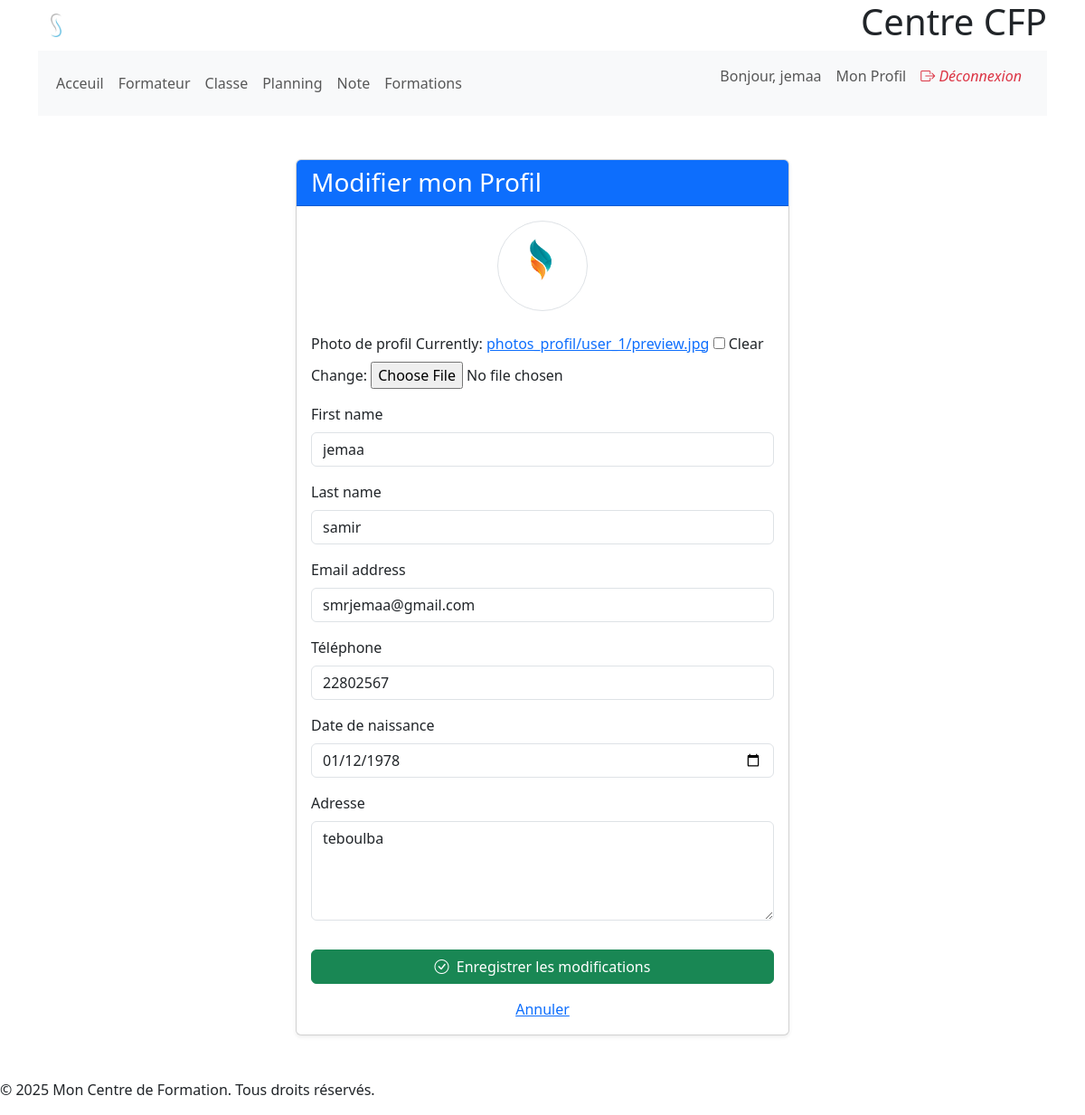
Page /profile/edit/ (signed in) on the committed database.
### gestion_users/models.py (models this page shows, shortened)
class CustomUser(AbstractUser):
    role = models.CharField( max_length=50, choices=UserRole.choices, default=UserRole.STUDENT,  verbose_name=_("Rôle")) # role par défaut est 'Étudiant'
    telephone = models.CharField( max_length=15, blank=True, null=True, verbose_name=_("Téléphone") )
    adress = models.TextField( blank=True, null=True, verbose_name=_("Adresse"))
    date_naissance = models.DateField( blank=True, null=True, verbose_name=_("Date de naissance") )
    photo = models.ImageField(upload_to=user_directory_path, blank=True, null=True, verbose_name=_("Photo de profil"))
    class Meta:
        verbose_name = _("Utilisateur")
        verbose_name_plural = _("Utilisateurs")

### gestion_users/views.py (the view)
# urls.py: path('profile/edit/', views.edit_profile_view, name='edit_profile'),
@login_required
def edit_profile_view(request):
    user = request.user # L'utilisateur connecté
    if request.method == 'POST':
        form = UserProfileForm(request.POST, request.FILES, instance=user) # <-- PASSER request.FILES ici
        if form.is_valid():
            user = form.save() # Sauvegarde les données du formulaire sur l'instance utilisateur, y compris le fichier
            messages.success(request, 'Votre profil a été mis à jour avec succès !')
            return redirect('gestion_users:profile')
        else:
            messages.error(request, "Veuillez corriger les erreurs ci-dessous.")
    else: # Si la requête est GET
        form = UserProfileForm(instance=user)
    context = {
        'form': form,
        'titre_page': 'Modifier mon Profil'
    }
    return render(request, 'gestion_users/edit_profile.html', context)

### gestion_users/forms.py
class UserProfileForm(forms.ModelForm):
    class Meta:
        model = CustomUser # Le modèle sur lequel est basé ce formulaire
        fields = [
            'first_name',
            'last_name',
            'email',
            'telephone',
            'adress',
            'date_naissance',
            'photo',
        ]
        widgets = {
             'date_naissance': forms.DateInput(attrs={'type': 'date'}),
             'adress': forms.Textarea(attrs={'rows': 4}), # Exemple de widget pour l'adresse
        }
        labels = {
             'photo': 'Photo de profil', # Label pour le champ photo
        }

### gestion_users/templates/gestion_users/edit_profile.html (shortened to what this page needs)
{% extends 'base.html' %}
{% load static %}
{% load widget_tweaks %}
{% block content %}
    <div class="container py-5">
         <div class="row justify-content-center">
             <div class="col-md-8 col-lg-6">
                 <div class="card shadow-sm">
                     <div class="card-header bg-primary text-white">
                         <h3 class="mb-0">{{ titre_page|default:"Modifier mon Profil" }}</h3>
                     </div>
                     <div class="card-body">
                         <div class="text-center mb-4">
                              <img src="{% if user.photo and user.photo.url %}{{ user.photo.url }}{% else %}{% static 'images/default-avatar.png' %}{% endif %}"
                                     class="rounded-circle img-thumbnail"
                                     alt="Photo de profil actuelle"
                                     style="width: 100px; height: 100px; object-fit: cover;">
                         </div>
                         <form method="post" enctype="multipart/form-data">
                             {% if form.photo %}
                                 <div class="mb-3">
                                     <label for="{{ form.photo.id_for_label }}" class="form-label">{{ form.photo.label }}</label>
                                     {{ form.photo }}
                                 </div>
                             {% endif %}
                             <div class="mb-3">
                                 <label for="{{ form.first_name.id_for_label }}" class="form-label">{{ form.first_name.label }}</label>
                                 {{ form.first_name|add_class:"form-control" }}
                             </div>
                             <div class="mb-3">
                                 <label for="{{ form.last_name.id_for_label }}" class="form-label">{{ form.last_name.label }}</label>
                                 {{ form.last_name|add_class:"form-control" }}
                             </div>
                             <div class="mb-3">
                                 <label for="{{ form.email.id_for_label }}" class="form-label">{{ form.email.label }}</label>
                                 {{ form.email|add_class:"form-control" }}
                             </div>
                             <div class="mb-3">
                                 <label for="{{ form.telephone.id_for_label }}" class="form-label">{{ form.telephone.label }}</label>
                                 {{ form.telephone|add_class:"form-control" }}
                             </div>
                             <div class="mb-3">
                                 <label for="{{ form.date_naissance.id_for_label }}" class="form-label">{{ form.date_naissance.label }}</label>
                                 {{ form.date_naissance|add_class:"form-control" }}
                             </div>
                             <div class="mb-3">
                                 <label for="{{ form.adress.id_for_label }}" class="form-label">{{ form.adress.label }}</label>
                                 {{ form.adress|add_class:"form-control" }}
                             </div>
                             <button type="submit" class="btn btn-success w-100 mt-3">
                                  <i class="bi bi-check-circle me-1"></i> Enregistrer les modifications
                             </button>
                         </form>
                         <div class="mt-3 text-center">
                              <a href="{% url 'gestion_users:profile' %}">Annuler</a>
                         </div>
                     </div>
                 </div>
             </div>
         </div>
    </div>
{% endblock %}

### templates/includes/_nav.html (shortened to what this page needs)
<nav class="navbar navbar-expand-lg navbar-light bg-light">
    <div class="container-fluid">
        <div class="collapse navbar-collapse" id="navbarNav">
            <ul class="navbar-nav me-auto mb-2 mb-lg-0">
                 <li class="nav-item">
                     <a class="nav-link" href="#">Acceuil</a>
                 </li>
                 <li class="nav-item">
                    <a class="nav-link" href="#">Formateur</a>
                </li>
                <li class="nav-item">
                    <a class="nav-link" href="#">Classe</a>
                </li>
                <li class="nav-item">
                    <a class="nav-link" href="#">Planning</a>
                </li>
                <li class="nav-item">
                    <a class="nav-link" href="#">Note</a>
                </li>
                <li class="nav-item">
                    <a class="nav-link" href="{% url 'gestion_formations:list' %}">Formations</a>
                </li>
            </ul>
            <ul class="navbar-nav ms-auto">
                {% if user.is_authenticated %}
                    <li class="nav-item">
                        <span class="nav-link">Bonjour, {{ user.first_name|default:user.username }}</span>
                    </li>
                    <li class="nav-item">
                         <a class="nav-link" href="{% url 'gestion_users:profile' %}">Mon Profil</a>
                    </li>
                    <li class="nav-item">
                        <form method="post" action="{% url 'gestion_users:logout' %}" class="form-inline">
                            <a href="{% url 'gestion_users:logout' %}" class="nav-link text-danger"><i class="bi bi-box-arrow-right me-2"> Déconnexion</i></a>
                        </form>
                    </li>
                {% endif %}
            </ul>
        </div>
    </div>
</nav>

### static/css/styles.css (style rules this page uses)
.img-thumbnail { padding: 0.25rem; background-color: #fff; border: 1px solid #dee2e6; border-radius: 50%; max-width: 100%; height: auto; }

### rows in the picture
CustomUser: first_name "jemaa", photo (picture), last_name "samir", email "smrjemaa@gmail.com", telephone "22802567", date_naissance "01/12/1978", adress "teboulba"

### other values in the picture
{{ titre_page|default:"Modifier mon Profil" }} "Modifier mon Profil"
